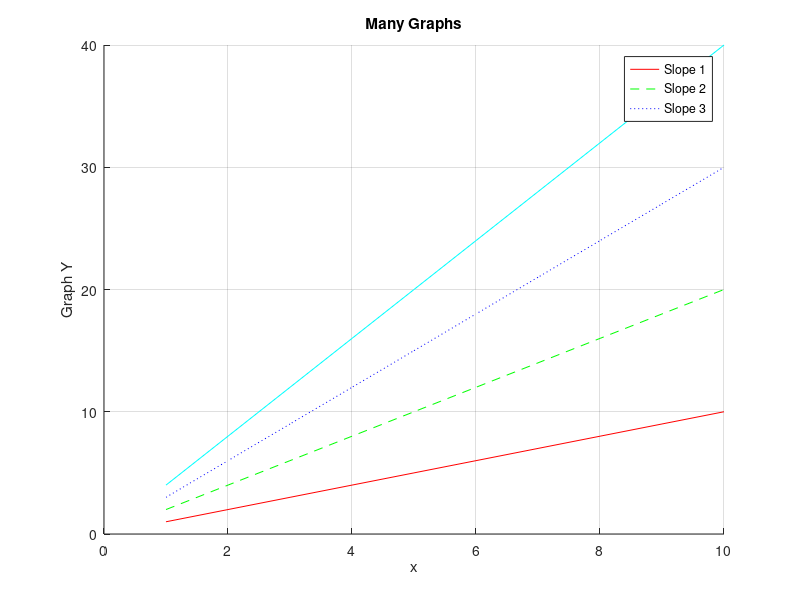

Reproduce this figure in MATLAB.
clc; clear;

# https://docs.octave.org/latest/High_002dLevel-Plotting.html (15.2)
# https://docs.octave.org/latest/Plot-Annotations.html


function Plot1
  x = -10:0.1:10;
  plot (x, sin (x));
  title ("sin(x) for x = -10:0.1:10");
  xlabel ("x");
  ylabel ("sin (x)");
  text (pi, 0.7, "arbitrary text");
  legend ("sin (x)");
endfunction

function Plot2
  ## Create a single plot with its legend.
  figure ();
  plot (1:10);
  legend ("Slope 1");
  ## Add another plot and specify its displayname so that
  ## the legend is correctly updated.
  hold on;
  plot ((1:10) * 2, "displayname", "Slope 2");
  ## Stop automatic updates for further plots.
  legend ("autoupdate", "off");
  plot ((1:10) * 3);
  grid;
endfunction

function Plot3
  ## Create a single plot with its legend.
  # figure ();
  title ('Many Graphs')
  xlabel ("x");
  ylabel ("Graph Y");
  x = 1:10;
  y1=x;  y2=x*2; y3=x*3; y4=x*4;
  hold on;
  plot(x,y1,'r-', "displayname", "Slope 1");
  plot(x,y2,'g--', "displayname", "Slope 2");
  plot(x,y3,'b:', "displayname", "Slope 3");
  grid;
  h1 = legend();
  legend ("autoupdate", "off");
  plot(x,y4,'c-');

##  hold on;
##  plot ((1:10) * 2, "displayname", "Slope 2");
##  ## Stop automatic updates for further plots.
##  plot ((1:10) * 3);
##  legend ("Slope 3", "displayname", "Slope 3");
endfunction


Plot3;
